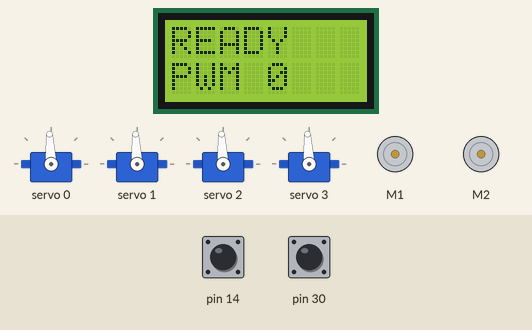
Recording of a sketch running on a simulated Arduino Leonardo, built with avr-gcc and run on an emulated ATmega32U4. Shown: 4 × servo, 8×2 character LCD, 2 × DC motor (green arrow = forward, orange = backward, longer = faster). The inputs (shaded band) are chosen by the test bench; at power-on: pin 30 HIGH, pin 14 HIGH.

Above: at 1.2 s.
1.3 s: pin 30 pulled LOW for 0.15 s
At 2.3 s:
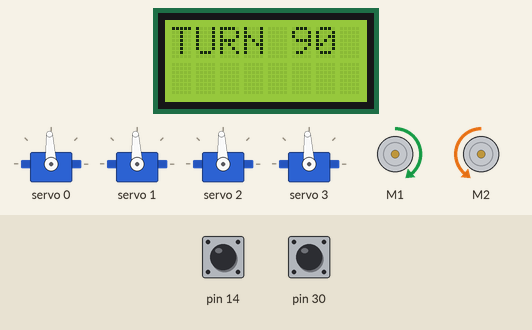
4.0 s: pin 14 pulled LOW for 0.15 s
At 4.7 s:
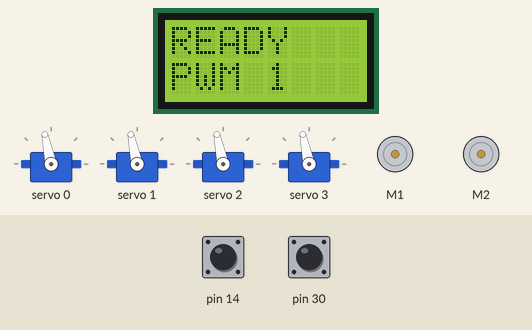
5.6 s: pin 14 pulled LOW for 1 s
At 5.9 s:
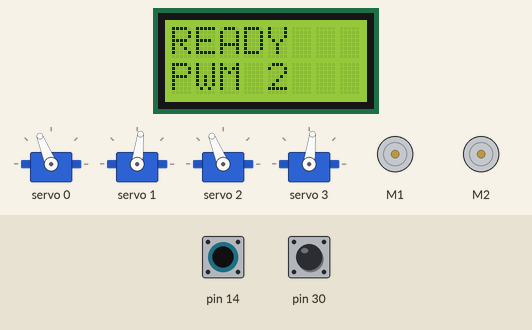
8.1 s: pin 14 pulled LOW for 0.15 s
At 9.0 s:
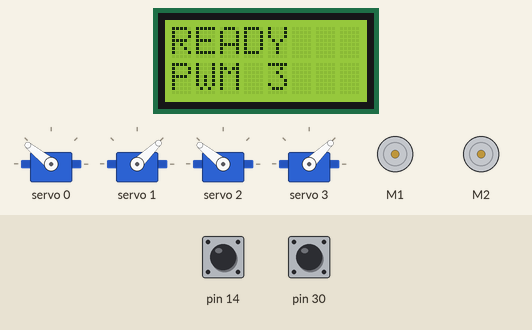
9.7 s: pin 30 pulled LOW for 1 s
At 10.2 s:
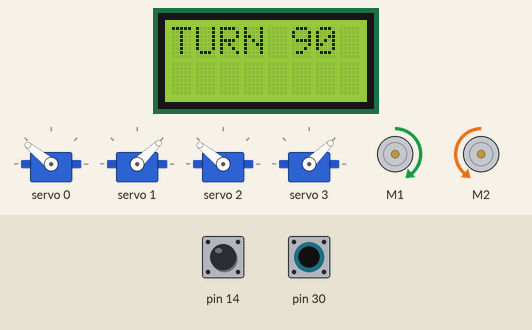
12.4 s: pin 14 pulled LOW for 3.2 s
At 13.5 s:
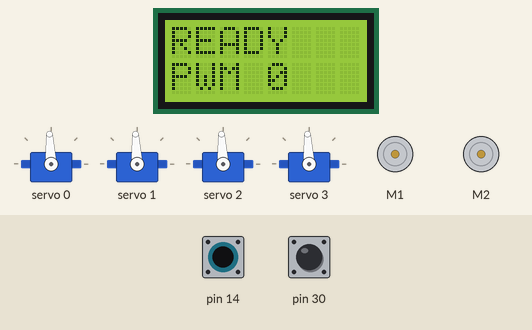
Timing chart, 0 to 15.4 s (numbered marks = the images above; inputs shaded):
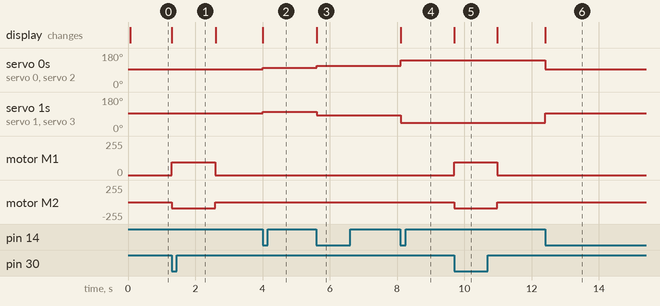

The sketch:

romi_fsm_pca9685_drive.ino
```cpp
// snippet: romi_fsm_pca9685_drive
// tags: romi, romi32u4, pololu, fsm, state-machine, button, pca9685, pwm, motor, servo, i2c, encoder, turn, 90, leonardo
// boards: romi32u4
// library: Romi32U4, Adafruit PWM Servo Driver Library
// description: FSM on Romi 32U4 (detected as Arduino Leonardo) that mixes external PCA9685
//   PWM outputs with the Romi's own wheel drive. State is shown on the LCD.
//   Button A -> step the PWM values on 4 PCA9685 channels (0-3) to the next preset.
//   Button B -> turn the robot ~90 degrees in place using wheel-encoder feedback.
//   WHY PCA9685: the ATmega32U4 has almost no free PWM timers on a Romi -- Timer1 drives the
//     wheels (Romi32U4Motors) and is also what Servo.h would steal; Timer4 runs the buzzer;
//     Timer0 is millis(). The PCA9685 generates all its PWM from its own oscillator over I2C
//     (SDA=pin 2, SCL=pin 3), consuming zero 32U4 timers. Default address 0x40 does not collide
//     with the onboard LSM6DS33 (0x6B) or LIS3MDL (0x1E).
//   90-degree turn geometry: wheel dia ~70 mm, track ~141 mm, so a point turn moves each wheel
//     pi*track/4 ~= 110.7 mm. At 1440 counts/rev over pi*70 mm that is ~725 counts per wheel.
//   NOT: Servo.h / myServo.attach() alongside Romi32U4Motors -- Timer1 conflict stops the wheels
//     silently. Drive aux motors/servos from the PCA9685 instead.
//   NOT: a blocking delay() turn -- the turn runs as a non-blocking FSM state polling encoders.
// prompts: Romi FSM PCA9685, Romi button PWM PCA9685, Romi 4 motor PWM change button, Romi turn 90 degrees button, Romi32U4 PCA9685 drive FSM, Romi state machine servo driver, Romi PCA9685 plus wheel turn, Romi aux motors I2C PWM, Romi encoder turn 90, Romi button A PWM button B turn
// not-tags: esp32, nano33iot, pico
// exact-include: Romi32U4.h, Wire.h, Adafruit_PWMServoDriver.h

#include <Romi32U4.h>
#include <Wire.h>
#include <Adafruit_PWMServoDriver.h>  // Adafruit PWM Servo Driver Library — NOT Adafruit_Servo

Romi32U4Motors   motors;
Romi32U4ButtonA  buttonA;
Romi32U4ButtonB  buttonB;
Romi32U4Encoders encoders;
Romi32U4LCD      lcd;

// PCA9685 at default I2C address 0x40 (SDA=pin 2, SCL=pin 3 on the Romi bus)
Adafruit_PWMServoDriver pwm = Adafruit_PWMServoDriver(0x40);

const uint8_t  NUM_PWM_CH = 4;    // drive 4 external motor/servo channels (0..3)
const uint8_t  NUM_STEPS  = 4;    // number of PWM presets to cycle through with button A
uint8_t        pwmStep    = 0;    // index of the current preset

// Preset pulse widths in microseconds for channels 0..3 (ESC/continuous-servo style,
// 1500 us = neutral/stop). Each button-A press advances to the next row.
const uint16_t PWM_US[NUM_STEPS][NUM_PWM_CH] = {
  { 1500, 1500, 1500, 1500 },  // step 0: all neutral
  { 1600, 1600, 1600, 1600 },  // step 1: all slow forward
  { 1700, 1400, 1700, 1400 },  // step 2: alternating
  { 2000, 1000, 2000, 1000 },  // step 3: opposed full scale
};

// Wheel-encoder turn parameters
const int16_t TURN_COUNTS = 725;  // ~90 deg per wheel (see geometry note above)
const int16_t TURN_SPEED  = 150;  // turn-in-place wheel speed

// FSM states
enum State : uint8_t { READY, TURNING };
State state    = READY;
State shownState = TURNING;  // != state so the first frame refreshes the LCD label

// Push the current preset out to the 4 PCA9685 channels
void applyPwmStep() {
  for (uint8_t ch = 0; ch < NUM_PWM_CH; ch++) {
    pwm.writeMicroseconds(ch, PWM_US[pwmStep][ch]);
  }
}

void showState() {
  lcd.clear();
  lcd.gotoXY(0, 0);
  if (state == READY) {
    lcd.print("READY");
    lcd.gotoXY(0, 1);
    lcd.print("PWM ");
    lcd.print(pwmStep);
  } else {
    lcd.print("TURN 90");
  }
}

void setup() {
  Serial.begin(9600);
  Wire.begin();
  pwm.begin();
  pwm.setPWMFreq(50);   // 50 Hz = 20 ms period, standard hobby servo/ESC frequency
  applyPwmStep();       // start every channel at the neutral preset
}

void loop() {
  // Refresh the LCD label whenever the state changes (avoids per-loop flicker)
  if (state != shownState) {
    showState();
    shownState = state;
  }

  switch (state) {
    case READY:
      motors.setSpeeds(0, 0);  // wheels idle while waiting for a command

      if (buttonA.getSingleDebouncedPress()) {
        pwmStep = (pwmStep + 1) % NUM_STEPS;  // advance and wrap
        applyPwmStep();
        showState();  // reflect the new PWM step immediately
      }

      if (buttonB.getSingleDebouncedPress()) {
        // Begin a non-blocking 90-degree turn: zero the encoders, then spin.
        encoders.getCountsAndResetLeft();
        encoders.getCountsAndResetRight();
        state = TURNING;
      }
      break;

    case TURNING:
      // Turn right in place: left wheel forward, right wheel backward.
      motors.setSpeeds(TURN_SPEED, -TURN_SPEED);

      // Both wheels travel the same arc length; check the magnitude on either side.
      if (abs(encoders.getCountsLeft())  >= TURN_COUNTS &&
          abs(encoders.getCountsRight()) >= TURN_COUNTS) {
        motors.setSpeeds(0, 0);
        state = READY;
      }
      break;
  }
}
```

Measured:
- after the input at 1.3 s, motor M1: stopped → forward 95/255 at once, → stopped 1.3 s later; motor M2: stopped → backward 95/255 at once, → stopped 1.3 s later; the display: changes at once (image 1)
- after the input at 4.0 s, servo 0–3: 93° → 102° at once; the display: changes at once (image 2)
- after the input at 5.6 s, servo 0, servo 2: 102° → 112° at once; servo 1, servo 3: 102° → 83° at once; the display: changes at once (image 3)
- after the input at 8.1 s, servo 0, servo 2: 112° → 141° at once; servo 1, servo 3: 83° → 44° at once; the display: changes at once (image 4)
- after the input at 9.7 s, motor M1: stopped → forward 95/255 at once, → stopped 1.3 s later; motor M2: stopped → backward 95/255 at once, → stopped 1.3 s later; the display: changes at once (image 5)
- after the input at 12.4 s, servo 0, servo 2: 141° → 93° at once; servo 1, servo 3: 44° → 93° at once; the display: changes at once (image 6)
